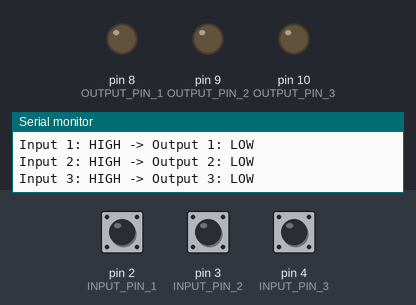
Recording of a sketch running on a simulated Arduino Nano, built with avr-gcc and run on an emulated ATmega328P. Parts: output pins drawn as LEDs (lit = HIGH), the last lines printed to the serial monitor. The test bench sets the inputs (shaded band); at power-on: pin 2 (INPUT_PIN_1) HIGH, pin 3 (INPUT_PIN_2) HIGH, pin 4 (INPUT_PIN_3) HIGH.

Above: at 1.2 s.
1.3 s: pin 2 (INPUT_PIN_1) pulled LOW for 0.15 s
At 1.43 s:
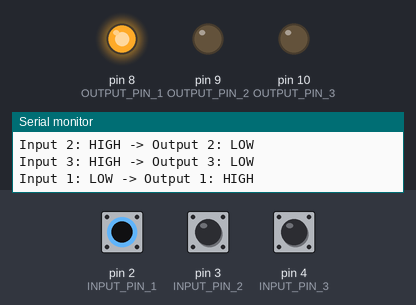
3.0 s: pin 3 (INPUT_PIN_2) pulled LOW for 0.15 s
At 3.13 s:
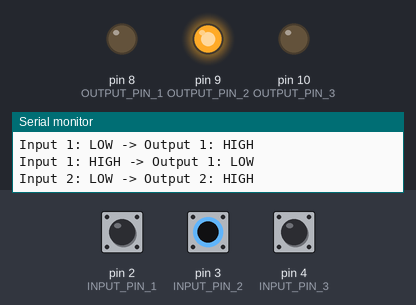
4.7 s: pin 4 (INPUT_PIN_3) pulled LOW for 0.15 s
At 4.83 s:
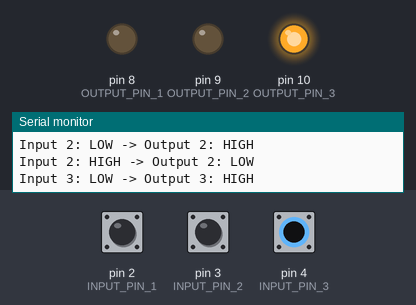
6.4 s: pin 4 (INPUT_PIN_3) pulled LOW for 3.2 s
At 10.0 s:
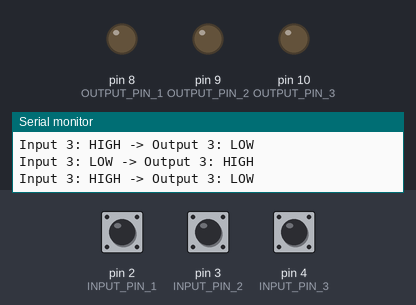
11.1 s: pin 2 (INPUT_PIN_1) pulled LOW for 3.2 s
At 12.1 s:
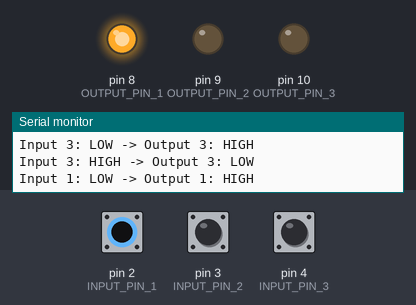
15.8 s: pin 2 (INPUT_PIN_1) driven LOW and pin 3 (INPUT_PIN_2) driven LOW
At 17.1 s:
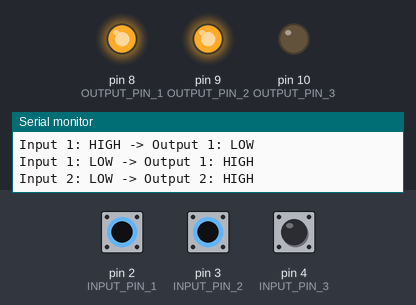
Timing chart, 0 to 18.3 s (numbered marks = the images above; inputs shaded):
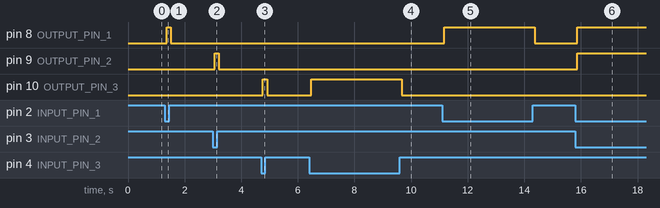

Measured:
- after the input at 1.3 s, pin 8 (OUTPUT_PIN_1): LOW → HIGH after 0.06 s, → LOW 0.15 s later
- after the input at 3.0 s, pin 9 (OUTPUT_PIN_2): LOW → HIGH after 0.07 s, → LOW 0.14 s later
- after the input at 4.7 s, pin 10 (OUTPUT_PIN_3): LOW → HIGH after 0.06 s, → LOW 0.15 s later
- after the input at 6.4 s, pin 10 (OUTPUT_PIN_3): LOW → HIGH after 0.07 s, → LOW 3.2 s later
- after the input at 11.1 s, pin 8 (OUTPUT_PIN_1): LOW → HIGH after 0.06 s, → LOW 3.2 s later
- after the input at 15.8 s, pin 8 (OUTPUT_PIN_1), pin 9 (OUTPUT_PIN_2): LOW → HIGH after 0.07 s

The sketch:

nano.ino
```cpp
/*
  Arduino Nano - 3 Pin Input/Output Mirror
  - Reads 3 digital input pins
  - Mirrors the state to 3 corresponding output pins
  - Simple and efficient design
*/

// ===== PIN CONFIGURATION =====
// Input Pins (reading from sensors/switches/buttons)
#define INPUT_PIN_1  2   // Digital pin 2
#define INPUT_PIN_2  3   // Digital pin 3
#define INPUT_PIN_3  4   // Digital pin 4

// Output Pins (controlling relays/LEDs/actuators)
#define OUTPUT_PIN_1 8   // Digital pin 8
#define OUTPUT_PIN_2 9   // Digital pin 9
#define OUTPUT_PIN_3 10  // Digital pin 10

// ===== STATE VARIABLES =====
bool input1State = LOW;
bool input2State = LOW;
bool input3State = LOW;

bool lastInput1State = LOW;
bool lastInput2State = LOW;
bool lastInput3State = LOW;

// Debounce timing
unsigned long lastDebounceTime1 = 0;
unsigned long lastDebounceTime2 = 0;
unsigned long lastDebounceTime3 = 0;
const unsigned long DEBOUNCE_DELAY = 50; // 50ms debounce

// ===== SETUP =====
void setup() {
  // Initialize Serial for debugging
  Serial.begin(9600);
  Serial.println("=== Arduino Nano Input/Output Mirror ===");

  // Configure Input Pins with internal pull-up resistors
  pinMode(INPUT_PIN_1, INPUT_PULLUP);
  pinMode(INPUT_PIN_2, INPUT_PULLUP);
  pinMode(INPUT_PIN_3, INPUT_PULLUP);

  // Configure Output Pins
  pinMode(OUTPUT_PIN_1, OUTPUT);
  pinMode(OUTPUT_PIN_2, OUTPUT);
  pinMode(OUTPUT_PIN_3, OUTPUT);

  // Initialize outputs to LOW
  digitalWrite(OUTPUT_PIN_1, LOW);
  digitalWrite(OUTPUT_PIN_2, LOW);
  digitalWrite(OUTPUT_PIN_3, LOW);

  Serial.println("Input Pins: 2, 3, 4 (with pull-up)");
  Serial.println("Output Pins: 8, 9, 10");
  Serial.println("Ready!\n");
}

// ===== MAIN LOOP =====
void loop() {
  // Read all input pins
  bool reading1 = digitalRead(INPUT_PIN_1);
  bool reading2 = digitalRead(INPUT_PIN_2);
  bool reading3 = digitalRead(INPUT_PIN_3);

  // ===== INPUT 1 PROCESSING =====
  if (reading1 != lastInput1State) {
    lastDebounceTime1 = millis();
  }

  if ((millis() - lastDebounceTime1) > DEBOUNCE_DELAY) {
    if (reading1 != input1State) {
      input1State = reading1;

      // Mirror to output (invert if using pull-up)
      // If input is LOW (pressed/active), output HIGH
      digitalWrite(OUTPUT_PIN_1, !input1State);

      Serial.print("Input 1: ");
      Serial.print(input1State ? "HIGH" : "LOW");
      Serial.print(" -> Output 1: ");
      Serial.println(!input1State ? "HIGH" : "LOW");
    }
  }
  lastInput1State = reading1;

  // ===== INPUT 2 PROCESSING =====
  if (reading2 != lastInput2State) {
    lastDebounceTime2 = millis();
  }

  if ((millis() - lastDebounceTime2) > DEBOUNCE_DELAY) {
    if (reading2 != input2State) {
      input2State = reading2;

      digitalWrite(OUTPUT_PIN_2, !input2State);

      Serial.print("Input 2: ");
      Serial.print(input2State ? "HIGH" : "LOW");
      Serial.print(" -> Output 2: ");
      Serial.println(!input2State ? "HIGH" : "LOW");
    }
  }
  lastInput2State = reading2;

  // ===== INPUT 3 PROCESSING =====
  if (reading3 != lastInput3State) {
    lastDebounceTime3 = millis();
  }

  if ((millis() - lastDebounceTime3) > DEBOUNCE_DELAY) {
    if (reading3 != input3State) {
      input3State = reading3;

      digitalWrite(OUTPUT_PIN_3, !input3State);

      Serial.print("Input 3: ");
      Serial.print(input3State ? "HIGH" : "LOW");
      Serial.print(" -> Output 3: ");
      Serial.println(!input3State ? "HIGH" : "LOW");
    }
  }
  lastInput3State = reading3;

  // Small delay for stability
  delay(10);
}
```
